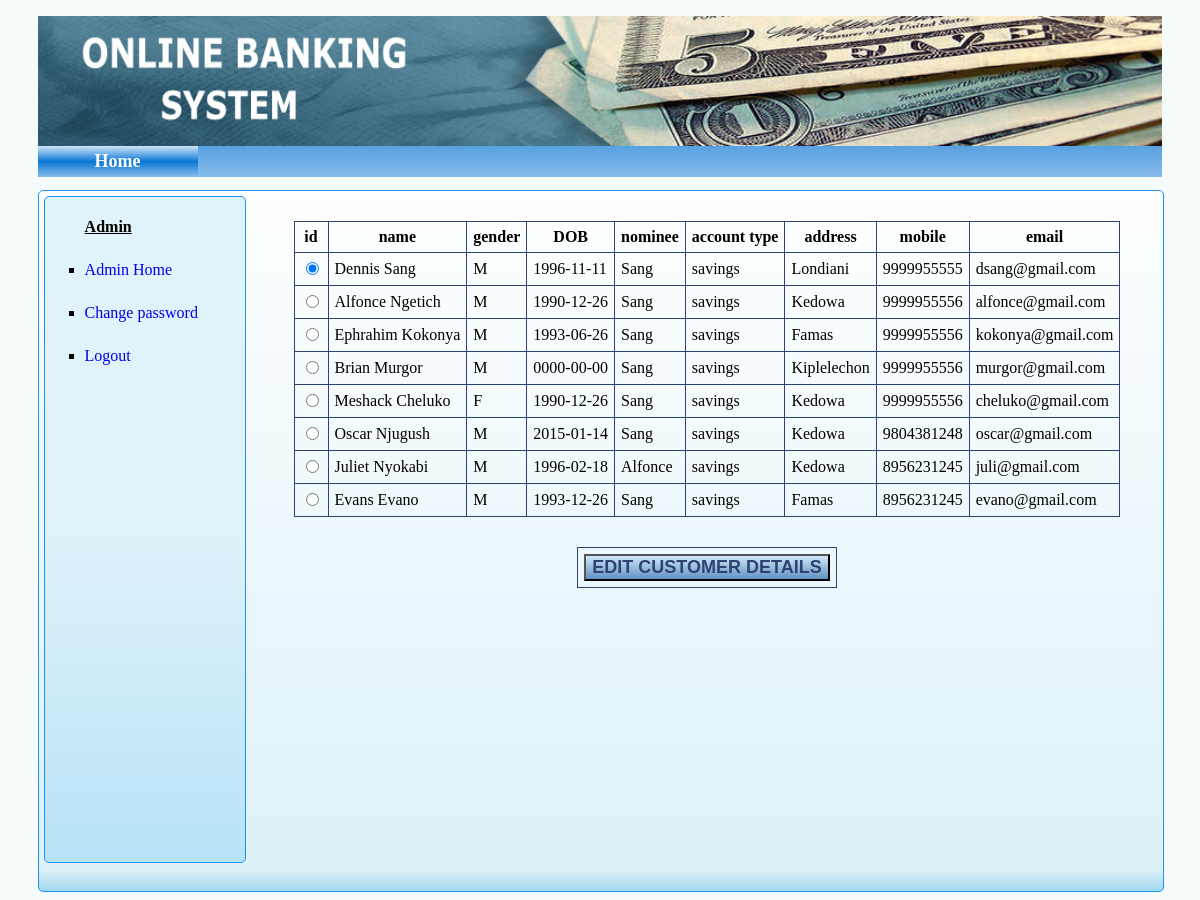
Screenshot of /display_customer.php with the database file from the repository.
### tables this page shows
CREATE TABLE IF NOT EXISTS `customer` (
`id` int(5) NOT NULL,
  `name` varchar(255) NOT NULL,
  `gender` char(1) NOT NULL,
  `dob` date NOT NULL,
  `nominee` varchar(255) NOT NULL,
  `account` varchar(255) NOT NULL,
  `address` varchar(255) NOT NULL,
  `mobile` varchar(11) NOT NULL,
  `email` varchar(255) NOT NULL,
  `password` varchar(255) NOT NULL,
  `branch` varchar(255) NOT NULL,
  `ifsc` varchar(255) NOT NULL,
  `lastlogin` datetime NOT NULL,
  `accstatus` varchar(255) NOT NULL
);

### display_customer.php (the view, shortened to what this page needs)
<!DOCTYPE html>
<?php
include '_inc/dbconn.php';
$sql="SELECT * FROM `customer`";
$result=  mysqli_query($conn,$sql) or die(mysqli_error($conn));
$sql_min="SELECT MIN(id) from customer";
$result_min=  mysqli_query($conn,$sql_min);
$rws_min=  mysqli_fetch_array($result_min);
?>
<html>
    <head>
        <link rel="stylesheet" type="text/css" href="newcss.css"/>
    </head>
    <?php include 'header.php'?>
                <div class="displaystaff_content">
                    <?php include 'admin_navbar.php'?>
                <form action="editcustomer.php" method="POST">
                    <table align="center">
                        <th>id</th>
                        <th>name</th>
                        <th>gender</th>
                        <th>DOB</th>
                        <th>nominee</th>
                        <th>account type</th>
                        <th>address</th>
                        <th>mobile</th>
                        <th>email</th>
                        <?php
                        while($rws=  mysqli_fetch_array($result)){
                            echo "<tr><td><input type='radio' name='customer_id' value=".$rws[0];
                            if($rws[0]==$rws_min[0]) echo' checked';
                            echo " /></td>";
                            echo "<td>".$rws[1]."</td>";
                            echo "<td>".$rws[2]."</td>";
                            echo "<td>".$rws[3]."</td>";
                            echo "<td>".$rws[4]."</td>";
                            echo "<td>".$rws[5]."</td>";
                            echo "<td>".$rws[6]."</td>";
                            echo "<td>".$rws[7]."</td>";
                            echo "<td>".$rws[8]."</td>";
                            echo "</tr>";
                        }
                        ?>
                    </table>
                    <table align="center">
                        <tr>
                            <td>
                                <input type="submit" name="submit_id" value="EDIT CUSTOMER DETAILS" class='addstaff_button'/>
                            </td>
                        </tr>
                    </table>
                </form>
                </div>
    </body>
</html>

### header.php
<body>
    <div class="wrapper">
    <div class="header">
        <img src="header.jpg" height="100%" width="100%"/>
        </div>
        <div class="navbar">
        <ul>
        <li><a href="index.php">Home</a></li>
        </ul>
        </div>

### admin_navbar.php
<div class='admin_nav'>
               <ul>
                   <li id='caption'><b><u>Admin</u></b></li>
                   <li><a href="admin_hompage.php">Admin Home</a></li>
                   <li><a href="change_password.php">Change password</a></li>
                   <li><a href="admin_logout.php">Logout</a></li>
                   </ul>
               </div>

### newcss.css (style rules this page uses)
body { background-color:#F9F6F4; background-color:#F5FAFA; font-family:verdana; }
.wrapper { width:95%; margin:0px auto; }
.header { float:left; height:130px; width:100%; margin-top:0px; background-color:blue; }
.navbar ul { list-style-type:none; background: linear-gradient(to bottom, rgba(208,228,247,1) 0%,rgba(115,177,231,1) 24%,rgba(10,119,213,1) 50%,rgba(83,159,225,1) 79%,rgba(135,188,234,1) 100%); margin-bottom:13px; padding:0px; }
.navbar li { display:inline-block; font-size:18px; }
.navbar a { text-decoration:none; background: linear-gradient(to bottom, rgba(208,228,247,1) 0%,rgba(115,177,231,1) 24%,rgba(10,119,213,1) 50%,rgba(83,159,225,1) 79%,rgba(135,188,234,1) 100%); color:white; padding:5px; display:inline-block; }
.navbar a:link, a:visited { display: block; width: 150px; font-weight: bold; color: white; background: linear-gradient(to bottom, rgba(208,228,247,1) 0%,rgba(115,177,231,1) 24%,rgba(10,119,213,1) 50%,rgba(83,159,225,1) 79%,rgba(135,188,234,1) 100%); text-align: center; text-decoration: none; }
.admin_nav { float:left; height:95%; width:200px; background: linear-gradient(to bottom, rgba(224,243,250,1) 49%,rgba(184,226,246,1) 100%,rgba(182,223,253,1) 100%); border:1px solid dodgerblue; border-radius:5px; margin:5px; }
.admin_nav li { text-align:left; padding-top:5px; padding-bottom:20px; padding-left:0px; list-style-type:square; }
.admin_nav a { text-decoration:none; }
.admin_nav li#caption { list-style-type:none; }
.addstaff_button { background: linear-gradient(to bottom, rgba(207,231,250,1) 0%,rgba(99,147,193,1) 98%,rgba(99,147,193,1) 100%); font-size:18px; color:#2E4372; font-weight: bold; cursor:pointer; }
.displaystaff_content { height:700px; width:100%; border:1px solid dodgerblue; border-radius:5px; background: linear-gradient(to bottom, rgba(254,255,255,1) 0%,rgba(221,241,249,1) 97%,rgba(160,216,239,1) 100%); }
.displaystaff_content table { margin-top:30px; }

### display_customer.php (style rules this page uses)
.displaystaff_content table,th,td { padding:6px; border: 1px solid #2E4372; border-collapse: collapse; }

### rows the page displays
customer: customer_id "☑", name "Dennis Sang", gender "M", dob "1996-11-11", nominee "Sang", account "savings", address "Londiani", mobile "9999955555", email "dsang@gmail.com"
customer: name "Alfonce Ngetich", gender "M", dob "1990-12-26", nominee "Sang", account "savings", address "Kedowa", mobile "9999955556", email "alfonce@gmail.com"
customer: name "Ephrahim Kokonya", gender "M", dob "1993-06-26", nominee "Sang", account "savings", address "Famas", mobile "9999955556", email "kokonya@gmail.com"
customer: name "Brian Murgor", gender "M", dob "0000-00-00", nominee "Sang", account "savings", address "Kiplelechon", mobile "9999955556", email "murgor@gmail.com"
customer: name "Meshack Cheluko", gender "F", dob "1990-12-26", nominee "Sang", account "savings", address "Kedowa", mobile "9999955556", email "cheluko@gmail.com"
customer: name "Oscar Njugush", gender "M", dob "2015-01-14", nominee "Sang", account "savings", address "Kedowa", mobile "9804381248", email "oscar@gmail.com"
customer: name "Juliet Nyokabi", gender "M", dob "1996-02-18", nominee "Alfonce", account "savings", address "Kedowa", mobile "8956231245", email "juli@gmail.com"
customer: name "Evans Evano", gender "M", dob "1993-12-26", nominee "Sang", account "savings", address "Famas", mobile "8956231245", email "evano@gmail.com"
